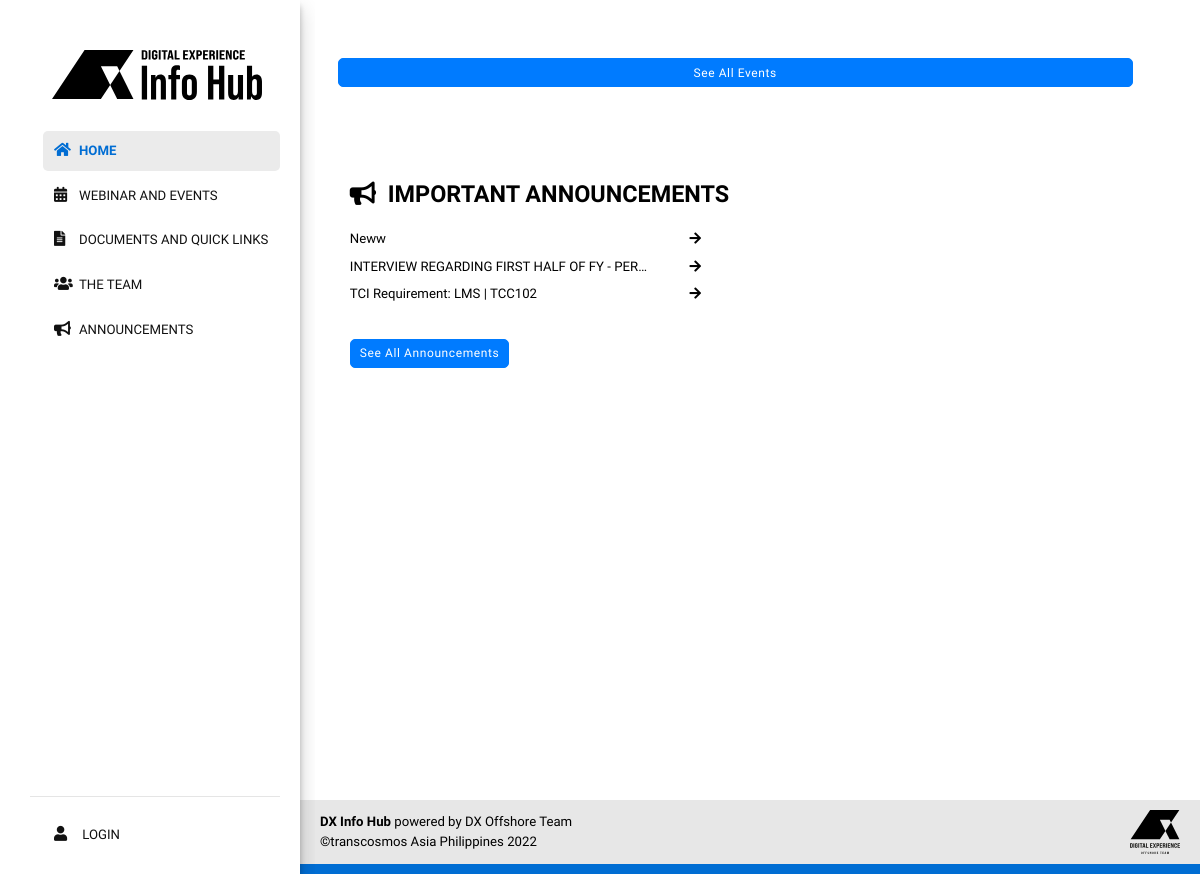
Before: / with the older database file.
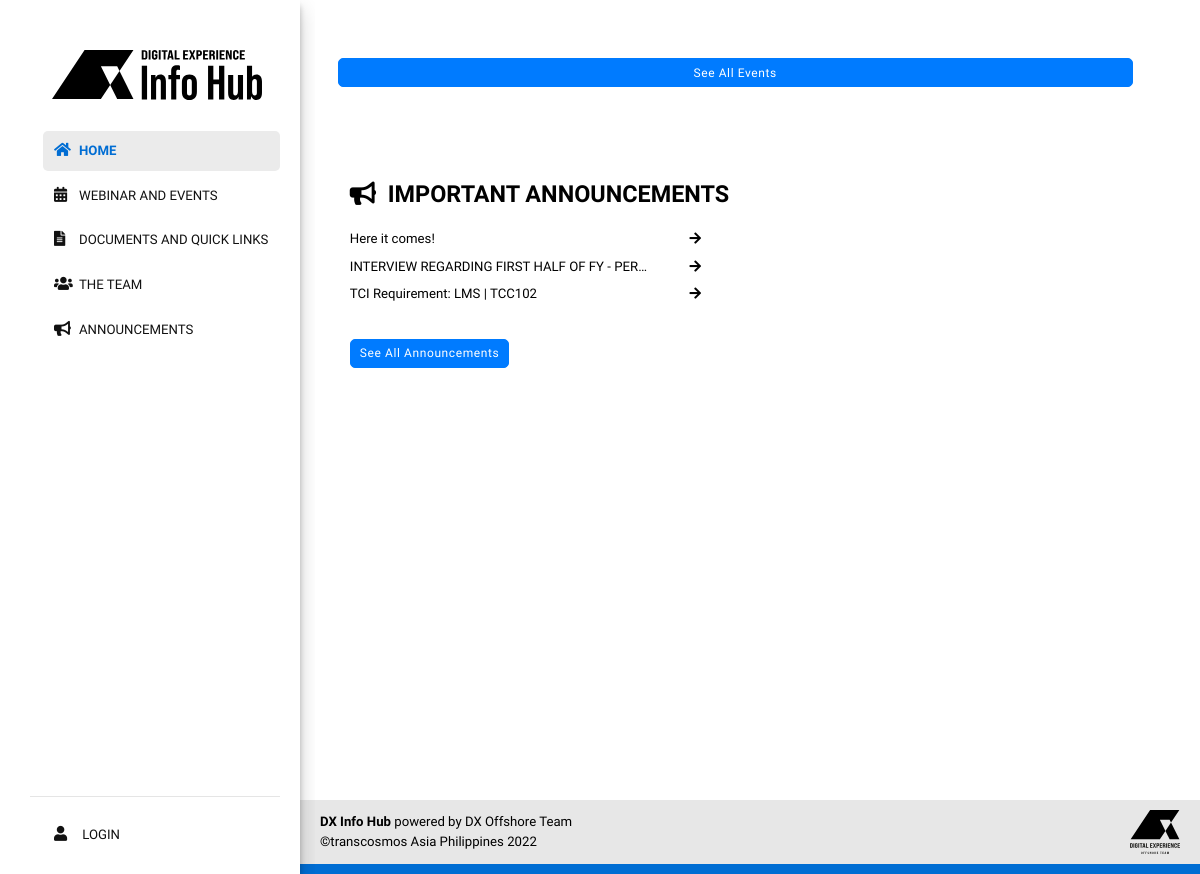
After: the same page with the newer database file.
### tables this page shows
CREATE TABLE `announcements` (
  `id` int(255) UNSIGNED NOT NULL,
  `user_id` int(255) NOT NULL,
  `announcements_title` varchar(255) NOT NULL DEFAULT '',
  `announcements_details` text NOT NULL,
  `announcements_img` varchar(255) NOT NULL,
  `announcements_count` int(1) NOT NULL DEFAULT 0,
  `date_edit` varchar(255) NOT NULL,
  `date_created` varchar(255) DEFAULT NULL,
  `announcements_status` int(255) NOT NULL DEFAULT 0,
  `temp_del` int(11) NOT NULL DEFAULT 0,
  `timestamp` timestamp NOT NULL DEFAULT current_timestamp() ON UPDATE current_timestamp()
);

### includes/functions.php (called while the page is built, shortened)
<?php
$key = $GLOBALS['crypt_key'];
?>

### index.php (the view, shortened to what this page needs)
<?php
require($_SERVER['DOCUMENT_ROOT'].'/includes/config.php');
?>
<!DOCTYPE html>
<html lang="en">
    <head>
        <?php require($_SERVER['DOCUMENT_ROOT'].'/includes/common/links.php');  ?>
    </head>
  <body id="home">
    <div class="container" style="min-height:100vh;">
        <div class="col-3 col-s-3 menu">
            <?php require($_SERVER['DOCUMENT_ROOT'].'/includes/common/parent-sidebar.php');  ?>
        </div>
        <section class="main-area col-s-9 d-column mb-5 pl-5" >
            <div class="clearfix mb-2">
            </div>
            <a href="/o-webinar-and-events" class="btn btn-block btn-primary">See All Events</a>
        </section>
        <section class="main-area col-s-9 d-column mb-5 pl-5" >
            <div class="announcement mb-5">
                <h2 class="mb-5">
                    <span><i class="fa fa-bullhorn"></i>&nbsp; IMPORTANT ANNOUNCEMENTS</span>
                </h2>
                <div class="announcement-row">
                    <ul class="w-50">
                    <?php
                    $sql = $pdo->prepare("SELECT * FROM announcements WHERE announcements_status = 0 ORDER BY id DESC LIMIT 4");
                    $sql->execute();
                    $row = $sql->fetchAll(PDO::FETCH_ASSOC);
                    foreach($row as $key => $data) {
                        $x = $key +1;
                        if($data['announcements_status'] != 2) {
                            if($data['id'] != 0) {
                                echo '<li class="moving-left" style="margin-top:-20px;">';
                                    echo '<a href="javascript:void(0)" class="js-modal" data-target="myModal'.$x.'" >';
                                        echo  '<span  class="d-inline-block text-truncate" style="max-width: 300px;">' . $data['announcements_title'] .'</span>';
                                        echo '<i class="fa fa-arrow-right" id="fa" aria-hidden="true"></i>';
                                    echo '</a>';
                                echo '</li>';
                            }
                        }
                    }
                    ?>
                    </ul>
                </div>
                <a href="/o-announcements" class="btn btn-primary">See All Announcements</a>
            </div>
        </section>
    </div>
    <?php require($_SERVER['DOCUMENT_ROOT'].'/includes/common/parent-footer.php');  ?>
    </body>
</html>

Changed rows visible on the page:
no longer on this page (row edited): announcements: announcements_title "Neww"
added announcements: announcements_title "Here it comes!"
